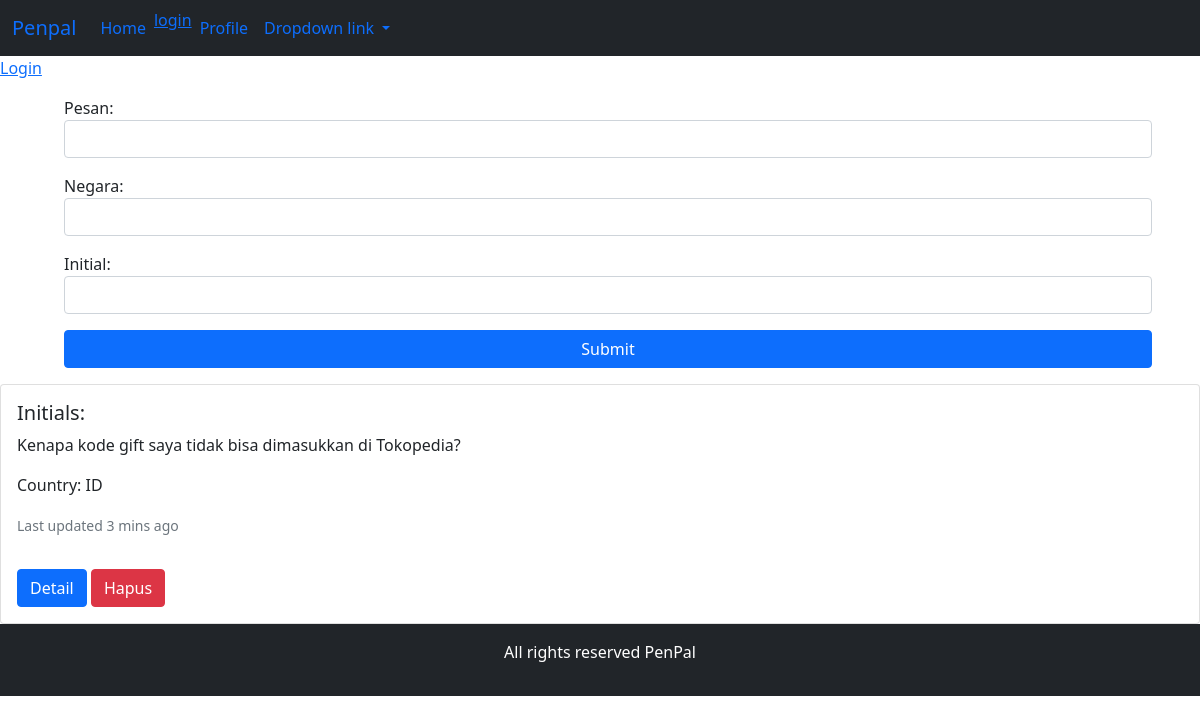
/, run on an earlier commit of the app's database.
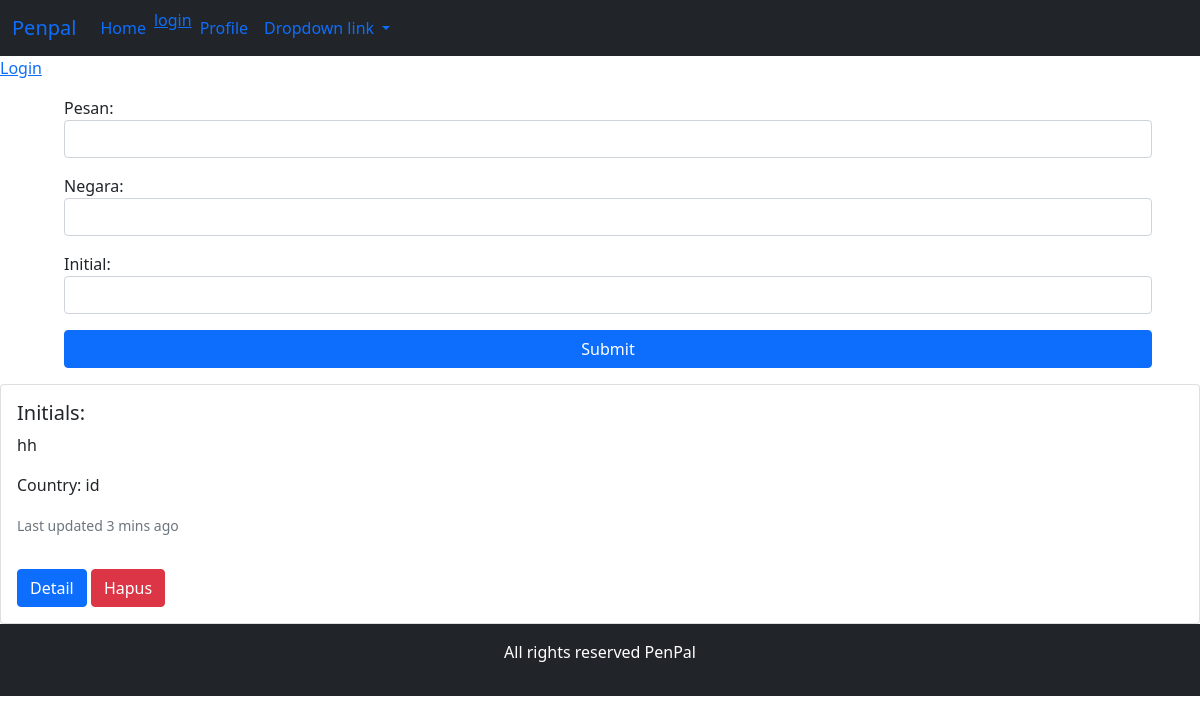
And on a later commit of the database.
### task/models.py (models this page shows)
class message(models.Model):
    pesan = models.TextField()
    negara = models.CharField(max_length=20)
    initial = models.CharField(max_length=10)

### task/views.py (the view)
# urls.py: 2. Add a URL to urlpatterns:  path('', views.home, name='home')
def home(request):
    if request.POST:
        message = request.POST['message']
        negara = request.POST['negara']
        initial = request.POST['initial']
        models.message.objects.create(
            pesan=message, negara=negara, initial=initial)
    data = models.message.objects.all()
    return render(request, 'task/home.html', {
        'data': data
    })

### task/templates/task/home.html (shortened to what this page needs)
{% extends "base.html" %}
{% block content %}
<section>
    {% if user.is_authenticated %}
      <h1>Hallo {{ user.get_username }}</h1>
    {% else %}
      <a href="{% url 'login'%}?next={{request.path}}">Login</a>
    {% endif %}
</section>
<section>
  <form action="" class="mt-3 mx-lg-5" method="post">
      <div class="ms-3 mb-3">
          <label for="">Pesan:</label>
          <input type="text" name="message" class="form-control">
      </div>
      <div class="ms-3 mb-3">
          <label for="">Negara:</label>
          <input type="text" name="negara" class="form-control">
      </div>
      <div class="ms-3 mb-3">
          <label for="">Initial:</label>
          <input type="text" name="initial" class="form-control">
      </div>
      <div class="ms-3 mb-3 d-grid gap-2">
          <button type="submit" class="btn btn-primary">Submit</button>
      </div>
  </form>
</section>
<section>
  {% for i in data %}
  <div class="card-group">
    <div class="card">
      <div class="card-body">
        <h5 class="card-title">Initials: {{i.Initial}}</h5>
        <p class="card-text">{{i.pesan}}</p>
        <p class="card-text">Country: {{i.negara}}</p>
        <p class="card-text"><small class="text-muted">Last updated 3 mins ago</small></p>
      </div>
      <div class="card-body">
        <a href="detail/{{i.id}}" class="btn btn-primary">Detail</a>
        <a href="hapus/{{i.id}}" class="btn btn-danger">Hapus</a>
      </div>
    </div>
  </div>
  {% endfor %}
</section>
{% endblock %}

### task/templates/base.html (shortened to what this page needs)
<!doctype html>
<html lang="en">
  <head>
    <link href="https://cdn.jsdelivr.net/npm/bootstrap@5.0.2/dist/css/bootstrap.min.css" rel="stylesheet">
  </head>
  <body>
    <section>
      <nav class="navbar navbar-expand-lg navbars-drak bg-dark">
        <div class="container-fluid">
          <a class="navbar-brand" href="#">Penpal</a>
          <div class="collapse navbar-collapse" id="navbarNavDropdown">
            <ul class="navbar-nav">
              <li class="nav-item">
                <a class="nav-link active" aria-current="page" href="{% url 'home'%}">Home</a>
              </li>
              {% if user.is_authenticated %}
              <li class="nav-item active">
                <a href="{% url 'logout'%}?next={{request.path}}">logout<span class="sr-only"></span><a>
              {% else %}
                <a href="{% url 'login'%}?next={{request.path}}">login<a>
              {% endif %}
              <li class="nav-item">
                <a class="nav-link" href="{% url 'profil'%}">Profile</a>
              </li>
              <li class="nav-item dropdown">
                <a class="nav-link dropdown-toggle" href="#" id="navbarDropdownMenuLink" role="button" data-bs-toggle="dropdown" aria-expanded="false">
                  Dropdown link
                </a>
              </li>
            </ul>
          </div>
        </div>
      </nav>
    </section>
    {% block content %}
    {% endblock %}
              <footer class="bg-dark p-3 mt-05">
                  <p class="text-center text-white">All rights reserved PenPal </p>
              </footer>
  </body>
</html>

What changed in the data, as far as the page shows it:
removed message: pesan "Kenapa kode gift saya tidak bisa dimasukkan di Tokopedia?", negara "ID"
added message: pesan "hh", negara "id"
